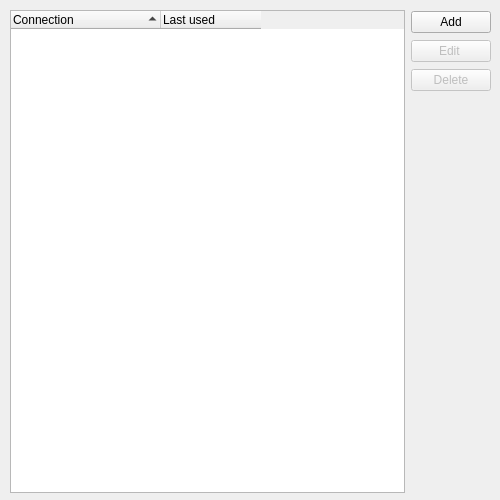
<?xml version="1.0" encoding="UTF-8"?>
<ui version="4.0">
 <class>ConnectionEditor</class>
 <widget class="QWidget" name="ConnectionEditor">
  <property name="geometry">
   <rect>
    <x>0</x>
    <y>0</y>
    <width>500</width>
    <height>500</height>
   </rect>
  </property>
  <property name="sizePolicy">
   <sizepolicy hsizetype="Expanding" vsizetype="Preferred">
    <horstretch>0</horstretch>
    <verstretch>0</verstretch>
   </sizepolicy>
  </property>
  <property name="windowTitle">
   <string>Form</string>
  </property>
  <widget class="QWidget" name="layoutWidget">
   <property name="geometry">
    <rect>
     <x>10</x>
     <y>10</y>
     <width>481</width>
     <height>483</height>
    </rect>
   </property>
   <layout class="QHBoxLayout" name="horizontalLayout" stretch="5,1">
    <item>
     <widget class="QTreeWidget" name="connectionsWidget">
      <property name="sizePolicy">
       <sizepolicy hsizetype="Expanding" vsizetype="Expanding">
        <horstretch>0</horstretch>
        <verstretch>0</verstretch>
       </sizepolicy>
      </property>
      <property name="alternatingRowColors">
       <bool>false</bool>
      </property>
      <property name="indentation">
       <number>15</number>
      </property>
      <property name="uniformRowHeights">
       <bool>false</bool>
      </property>
      <property name="sortingEnabled">
       <bool>true</bool>
      </property>
      <property name="animated">
       <bool>true</bool>
      </property>
      <property name="wordWrap">
       <bool>false</bool>
      </property>
      <property name="headerHidden">
       <bool>false</bool>
      </property>
      <attribute name="headerVisible">
       <bool>true</bool>
      </attribute>
      <attribute name="headerCascadingSectionResizes">
       <bool>false</bool>
      </attribute>
      <attribute name="headerDefaultSectionSize">
       <number>150</number>
      </attribute>
      <attribute name="headerHighlightSections">
       <bool>true</bool>
      </attribute>
      <attribute name="headerMinimumSectionSize">
       <number>100</number>
      </attribute>
      <attribute name="headerShowSortIndicator" stdset="0">
       <bool>true</bool>
      </attribute>
      <attribute name="headerStretchLastSection">
       <bool>false</bool>
      </attribute>
      <column>
       <property name="text">
        <string>Connection</string>
       </property>
      </column>
      <column>
       <property name="text">
        <string>Last used</string>
       </property>
      </column>
     </widget>
    </item>
    <item>
     <layout class="QVBoxLayout" name="verticalLayout">
      <property name="sizeConstraint">
       <enum>QLayout::SetMaximumSize</enum>
      </property>
      <property name="topMargin">
       <number>0</number>
      </property>
      <property name="bottomMargin">
       <number>400</number>
      </property>
      <item>
       <widget class="KPushButton" name="addButton">
        <property name="text">
         <string>Add</string>
        </property>
        <property name="autoDefault">
         <bool>false</bool>
        </property>
       </widget>
      </item>
      <item>
       <widget class="KPushButton" name="editButton">
        <property name="enabled">
         <bool>false</bool>
        </property>
        <property name="text">
         <string>Edit </string>
        </property>
       </widget>
      </item>
      <item>
       <widget class="KPushButton" name="deleteButton">
        <property name="enabled">
         <bool>false</bool>
        </property>
        <property name="text">
         <string>Delete</string>
        </property>
       </widget>
      </item>
     </layout>
    </item>
   </layout>
  </widget>
 </widget>
 <customwidgets>
  <customwidget>
   <class>KPushButton</class>
   <extends>QPushButton</extends>
   <header>kpushbutton.h</header>
  </customwidget>
 </customwidgets>
 <resources/>
 <connections/>
</ui>
